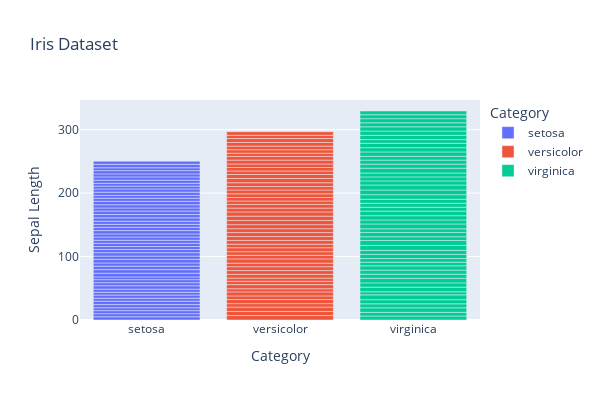

Source (notebook cell):
### Code cell
px.bar(df,x='species',y='sepal_length',color='species',title='Iris Dataset',
       labels={'species':'Category','sepal_length':'Sepal Length'},height=400,width=600)

### Figure 1 — Plotly figure (JSON) as saved in the notebook; plotly's stock layout.template omitted (floating-point values rounded to 4 significant figures)
{"data": [{"alignmentgroup": "True", "hovertemplate": "Category=%{x}<br>Sepal Length=%{y}<extra></extra>", "legendgroup": "setosa", "marker": {"color": "#636efa", "pattern": {"shape": ""}}, "name": "setosa", "offsetgroup": "setosa", "orientation": "v", "showlegend": true, "textposition": "auto", "type": "bar", "x": ["setosa", "setosa", "setosa", "setosa", "setosa", "setosa", "setosa", "setosa", "setosa", "setosa", "setosa", "setosa", "setosa", "setosa", "setosa", "setosa", "setosa", "setosa", "setosa", "setosa", "setosa", "setosa", "setosa", "setosa", "setosa", "setosa", "setosa", "setosa", "setosa", "setosa", "setosa", "setosa", "setosa", "setosa", "setosa", "setosa", "setosa", "setosa", "setosa", "setosa", "setosa", "setosa", "setosa", "setosa", "setosa", "setosa", "setosa", "setosa", "setosa", "setosa"], "xaxis": "x", "y": [5.1, 4.9, 4.7, 4.6, 5, 5.4, 4.6, 5, 4.4, 4.9, 5.4, 4.8, 4.8, 4.3, 5.8, 5.7, 5.4, 5.1, 5.7, 5.1, 5.4, 5.1, 4.6, 5.1, 4.8, 5, 5, 5.2, 5.2, 4.7, 4.8, 5.4, 5.2, 5.5, 4.9, 5, 5.5, 4.9, 4.4, 5.1, 5, 4.5, 4.4, 5, 5.1, 4.8, 5.1, 4.6, 5.3, 5], "yaxis": "y"}, {"alignmentgroup": "True", "hovertemplate": "Category=%{x}<br>Sepal Length=%{y}<extra></extra>", "legendgroup": "versicolor", "marker": {"color": "#EF553B", "pattern": {"shape": ""}}, "name": "versicolor", "offsetgroup": "versicolor", "orientation": "v", "showlegend": true, "textposition": "auto", "type": "bar", "x": ["versicolor", "versicolor", "versicolor", "versicolor", "versicolor", "versicolor", "versicolor", "versicolor", "versicolor", "versicolor", "versicolor", "versicolor", "versicolor", "versicolor", "versicolor", "versicolor", "versicolor", "versicolor", "versicolor", "versicolor", "versicolor", "versicolor", "versicolor", "versicolor", "versicolor", "versicolor", "versicolor", "versicolor", "versicolor", "versicolor", "versicolor", "versicolor", "versicolor", "versicolor", "versicolor", "versicolor", "versicolor", "versicolor", "versicolor", "versicolor", "versicolor", "versicolor", "versicolor", "versicolor", "versicolor", "versicolor", "versicolor", "versicolor", "versicolor", "versicolor"], "xaxis": "x", "y": [7, 6.4, 6.9, 5.5, 6.5, 5.7, 6.3, 4.9, 6.6, 5.2, 5, 5.9, 6, 6.1, 5.6, 6.7, 5.6, 5.8, 6.2, 5.6, 5.9, 6.1, 6.3, 6.1, 6.4, 6.6, 6.8, 6.7, 6, 5.7, 5.5, 5.5, 5.8, 6, 5.4, 6, 6.7, 6.3, 5.6, 5.5, 5.5, 6.1, 5.8, 5, 5.6, 5.7, 5.7, 6.2, 5.1, 5.7], "yaxis": "y"}, {"alignmentgroup": "True", "hovertemplate": "Category=%{x}<br>Sepal Length=%{y}<extra></extra>", "legendgroup": "virginica", "marker": {"color": "#00cc96", "pattern": {"shape": ""}}, "name": "virginica", "offsetgroup": "virginica", "orientation": "v", "showlegend": true, "textposition": "auto", "type": "bar", "x": ["virginica", "virginica", "virginica", "virginica", "virginica", "virginica", "virginica", "virginica", "virginica", "virginica", "virginica", "virginica", "virginica", "virginica", "virginica", "virginica", "virginica", "virginica", "virginica", "virginica", "virginica", "virginica", "virginica", "virginica", "virginica", "virginica", "virginica", "virginica", "virginica", "virginica", "virginica", "virginica", "virginica", "virginica", "virginica", "virginica", "virginica", "virginica", "virginica", "virginica", "virginica", "virginica", "virginica", "virginica", "virginica", "virginica", "virginica", "virginica", "virginica", "virginica"], "xaxis": "x", "y": [6.3, 5.8, 7.1, 6.3, 6.5, 7.6, 4.9, 7.3, 6.7, 7.2, 6.5, 6.4, 6.8, 5.7, 5.8, 6.4, 6.5, 7.7, 7.7, 6, 6.9, 5.6, 7.7, 6.3, 6.7, 7.2, 6.2, 6.1, 6.4, 7.2, 7.4, 7.9, 6.4, 6.3, 6.1, 7.7, 6.3, 6.4, 6, 6.9, 6.7, 6.9, 5.8, 6.8, 6.7, 6.7, 6.3, 6.5, 6.2, 5.9], "yaxis": "y"}], "layout": {"barmode": "relative", "height": 400, "legend": {"title": {"text": "Category"}, "tracegroupgap": 0}, "title": {"text": "Iris Dataset"}, "width": 600, "xaxis": {"anchor": "y", "categoryarray": ["setosa", "versicolor", "virginica"], "categoryorder": "array", "domain": [0, 1], "title": {"text": "Category"}}, "yaxis": {"anchor": "x", "domain": [0, 1], "title": {"text": "Sepal Length"}}}}
